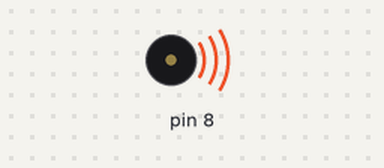
Recording of a sketch running on a simulated Arduino Uno, built with avr-gcc and run on an emulated ATmega328P. Parts: buzzer (waves = sounding).

Above: at 0.1 s.
At 3.1 s:
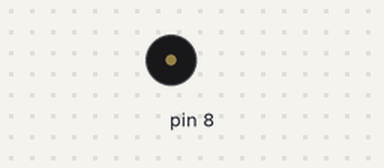
Timing chart, 0 to 4.6 s (numbered marks = the images above):
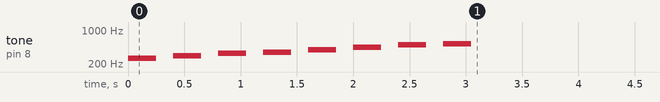

The sketch:

speaker_ex1.ino
```cpp
int melody[] = {262, 294, 330, 349, 392, 440, 494, 523};
void setup() {
  // put your setup code here, to run once:
   for (int i = 0; i < 8; i++) {
    tone(8, melody[i], 250);
    delay(400);
//    noTone(8);
  }

}

void loop() {
  // put your main code here, to run repeatedly:

}
```
